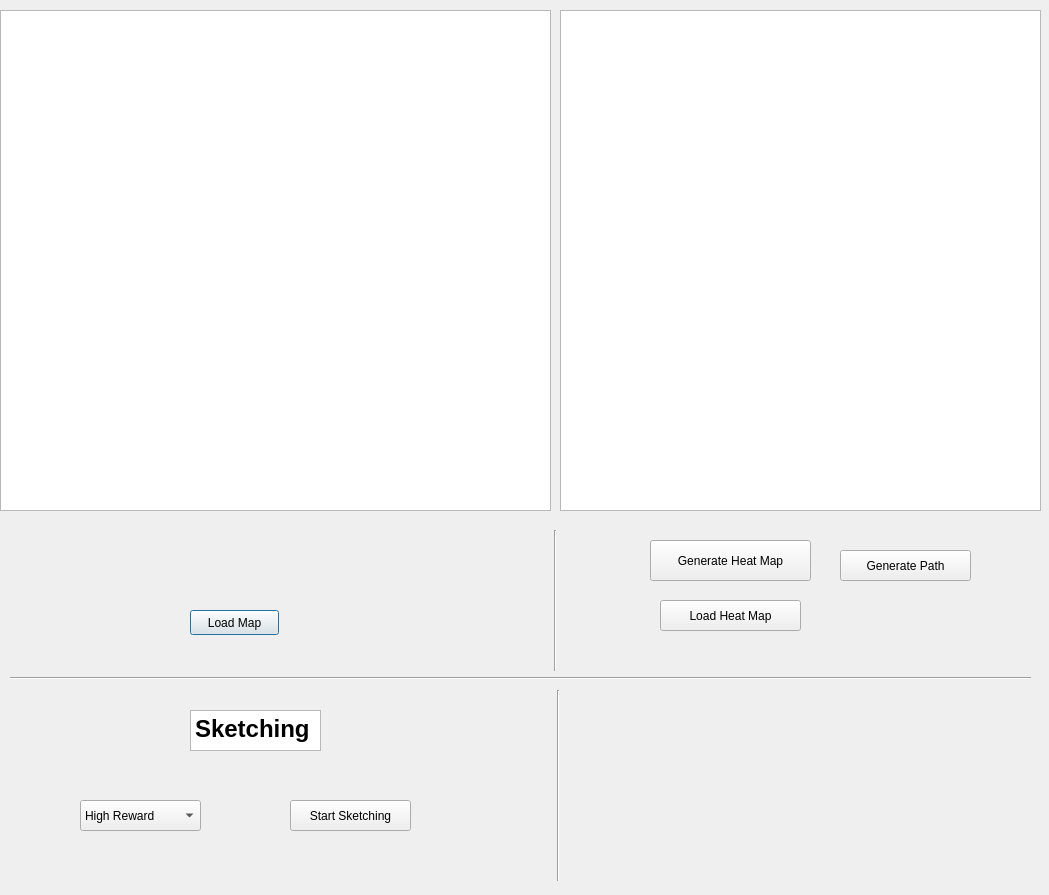
<?xml version="1.0" encoding="UTF-8"?>
<ui version="4.0">
 <class>Dialog</class>
 <widget class="QDialog" name="Dialog">
  <property name="geometry">
   <rect>
    <x>0</x>
    <y>0</y>
    <width>1049</width>
    <height>895</height>
   </rect>
  </property>
  <property name="windowTitle">
   <string>Dialog</string>
  </property>
  <widget class="QLabel" name="label1">
   <property name="geometry">
    <rect>
     <x>80</x>
     <y>200</y>
     <width>191</width>
     <height>71</height>
    </rect>
   </property>
   <property name="text">
    <string/>
   </property>
  </widget>
  <widget class="QGraphicsView" name="graphicsView">
   <property name="geometry">
    <rect>
     <x>0</x>
     <y>10</y>
     <width>551</width>
     <height>501</height>
    </rect>
   </property>
  </widget>
  <widget class="QGraphicsView" name="graphicsView_2">
   <property name="geometry">
    <rect>
     <x>560</x>
     <y>10</y>
     <width>481</width>
     <height>501</height>
    </rect>
   </property>
  </widget>
  <widget class="QPushButton" name="button_map">
   <property name="geometry">
    <rect>
     <x>190</x>
     <y>610</y>
     <width>89</width>
     <height>25</height>
    </rect>
   </property>
   <property name="text">
    <string>Load Map</string>
   </property>
  </widget>
  <widget class="QPushButton" name="button_heatmap">
   <property name="geometry">
    <rect>
     <x>660</x>
     <y>600</y>
     <width>141</width>
     <height>31</height>
    </rect>
   </property>
   <property name="text">
    <string>Load Heat Map</string>
   </property>
  </widget>
  <widget class="QPushButton" name="button_generate_heatmap">
   <property name="geometry">
    <rect>
     <x>650</x>
     <y>540</y>
     <width>161</width>
     <height>41</height>
    </rect>
   </property>
   <property name="text">
    <string>Generate Heat Map</string>
   </property>
  </widget>
  <widget class="QPushButton" name="pushButton">
   <property name="geometry">
    <rect>
     <x>290</x>
     <y>800</y>
     <width>121</width>
     <height>31</height>
    </rect>
   </property>
   <property name="text">
    <string>Start Sketching</string>
   </property>
  </widget>
  <widget class="Line" name="line">
   <property name="geometry">
    <rect>
     <x>10</x>
     <y>670</y>
     <width>1021</width>
     <height>16</height>
    </rect>
   </property>
   <property name="orientation">
    <enum>Qt::Horizontal</enum>
   </property>
  </widget>
  <widget class="Line" name="line_2">
   <property name="geometry">
    <rect>
     <x>540</x>
     <y>530</y>
     <width>31</width>
     <height>141</height>
    </rect>
   </property>
   <property name="orientation">
    <enum>Qt::Vertical</enum>
   </property>
  </widget>
  <widget class="Line" name="line_3">
   <property name="geometry">
    <rect>
     <x>550</x>
     <y>690</y>
     <width>16</width>
     <height>191</height>
    </rect>
   </property>
   <property name="orientation">
    <enum>Qt::Vertical</enum>
   </property>
  </widget>
  <widget class="QComboBox" name="comboBox">
   <property name="geometry">
    <rect>
     <x>80</x>
     <y>800</y>
     <width>121</width>
     <height>31</height>
    </rect>
   </property>
   <item>
    <property name="text">
     <string>High Reward</string>
    </property>
   </item>
   <item>
    <property name="text">
     <string>Low Reward</string>
    </property>
   </item>
  </widget>
  <widget class="QTextBrowser" name="textBrowser">
   <property name="geometry">
    <rect>
     <x>190</x>
     <y>710</y>
     <width>131</width>
     <height>41</height>
    </rect>
   </property>
   <property name="html">
    <string>&lt;!DOCTYPE HTML PUBLIC &quot;-//W3C//DTD HTML 4.0//EN&quot; &quot;http://www.w3.org/TR/REC-html40/strict.dtd&quot;&gt;
&lt;html&gt;&lt;head&gt;&lt;meta name=&quot;qrichtext&quot; content=&quot;1&quot; /&gt;&lt;style type=&quot;text/css&quot;&gt;
p, li { white-space: pre-wrap; }
&lt;/style&gt;&lt;/head&gt;&lt;body style=&quot; font-family:'Ubuntu'; font-size:11pt; font-weight:400; font-style:normal;&quot;&gt;
&lt;p style=&quot; margin-top:0px; margin-bottom:0px; margin-left:0px; margin-right:0px; -qt-block-indent:0; text-indent:0px;&quot;&gt;&lt;span style=&quot; font-size:18pt; font-weight:600;&quot;&gt;Sketching&lt;/span&gt;&lt;/p&gt;&lt;/body&gt;&lt;/html&gt;</string>
   </property>
  </widget>
  <widget class="QPushButton" name="button_generate_path">
   <property name="geometry">
    <rect>
     <x>840</x>
     <y>550</y>
     <width>131</width>
     <height>31</height>
    </rect>
   </property>
   <property name="text">
    <string>Generate Path</string>
   </property>
  </widget>
 </widget>
 <resources/>
 <connections/>
</ui>
